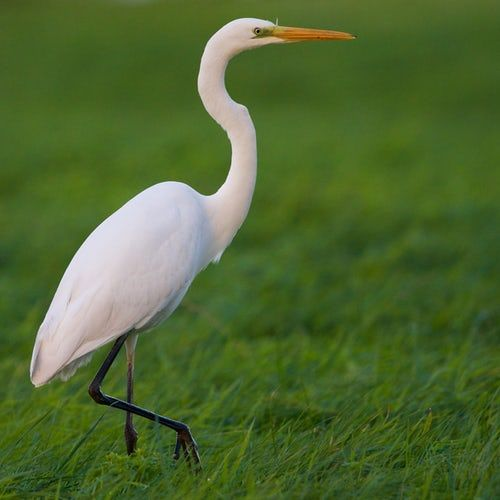
#> input picture Assignment3/image.jpg, 500 x 500 px
$ jupyter execute dipAssignment3.ipynb
#> lines starting #> are read from the running program, lines starting #| are printed output that depends on the picture
[cell 1]
import matplotlib.pyplot as plt
import cv2
import math
import numpy as np

img_path = './image.jpg'
image = plt.imread(img_path)
#> image is the input picture: shape (500, 500, 3); mean R, G, B 79.6, 104.1, 49.7
# print(image)

T1 = 99
T2 = 201
c = 25
p = 3
epsilon = 0.0000001

plt.figure(figsize = (30, 30))

plt.subplot(4,2,1)
plt.title('Main Image', fontsize = 30)
plt.imshow(image)

plt.subplot(4,2,2)
plt.title('Grayscale Image', fontsize = 30)
grayscale_img = cv2.cvtColor(image, cv2.COLOR_RGB2GRAY)
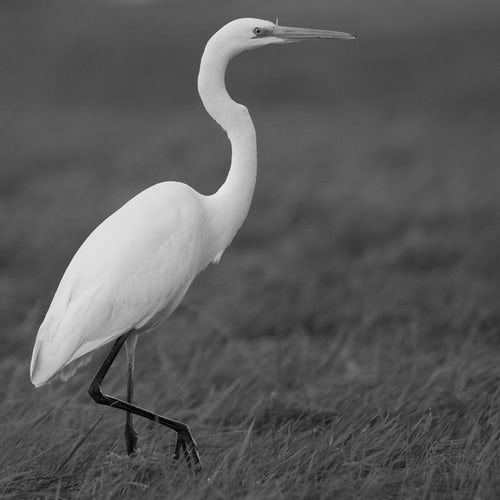
#> grayscale_img: shape (500, 500); min 1, max 252, mean 90.6
plt.imshow(grayscale_img, cmap = 'gray')

# print(grayscale_img.shape)
# print(grayscale_img)

width = grayscale_img.shape[1]
#> width = 500
height = grayscale_img.shape[0]
#> height = 500


kernel1 = np.array([[-1,-1,-1], [-1,8,-1], [-1,-1,-1]])
grayscale_img = cv2.cvtColor(image, cv2.COLOR_RGB2GRAY)
c1_img = cv2.filter2D(grayscale_img, -1, kernel1)
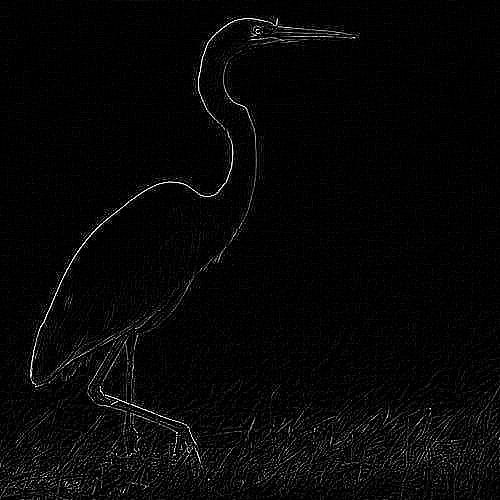
#> c1_img: shape (500, 500); min 0, max 255, mean 6.9
print(kernel1)
print()

kernel2 = np.array([[0,-1,0], [-1,5,-1], [0,-1,0]])
grayscale_img = cv2.cvtColor(image, cv2.COLOR_RGB2GRAY)
c2_img = cv2.filter2D(grayscale_img, -1, kernel2)
print(kernel2)
print()

kernel3 = np.array([[-2,-1,0], [-1,1,1], [0,1,2]])
grayscale_img = cv2.cvtColor(image, cv2.COLOR_RGB2GRAY)
c3_img = cv2.filter2D(grayscale_img, -1, kernel3)
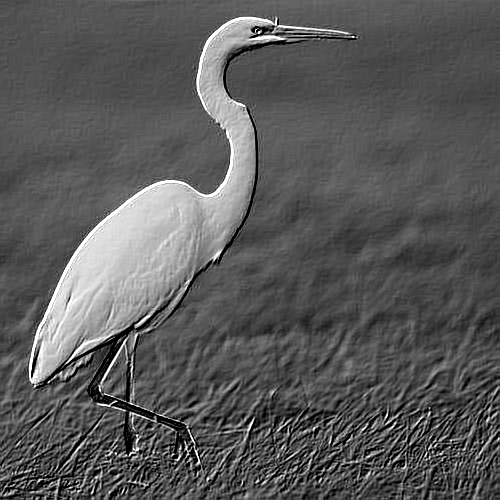
#> c3_img: shape (500, 500); min 0, max 255, mean 89.9
print(kernel3)
print()

kernel4 = np.array([[1,0,-1], [2,0,-2], [0,1,-1]])
grayscale_img = cv2.cvtColor(image, cv2.COLOR_RGB2GRAY)
c4_img = cv2.filter2D(grayscale_img, -1, kernel4)
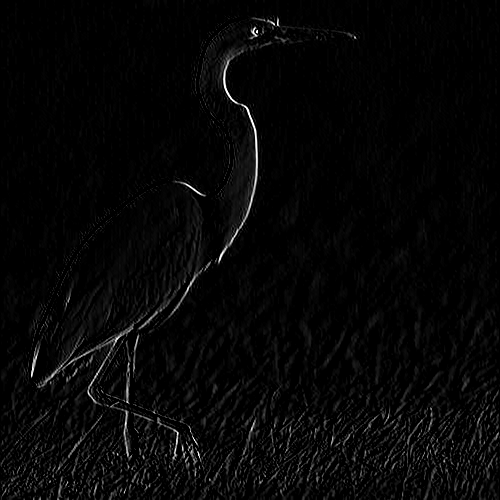
#> c4_img: shape (500, 500); min 0, max 255, mean 6.5
print(kernel4)
print()

kernel5 = np.array([[0.008,0.008,0.008], [0.008,0.008,0.008], [0.008,0.008,0.008]])
grayscale_img = cv2.cvtColor(image, cv2.COLOR_RGB2GRAY)
c5_img = cv2.filter2D(grayscale_img, -1, kernel5)
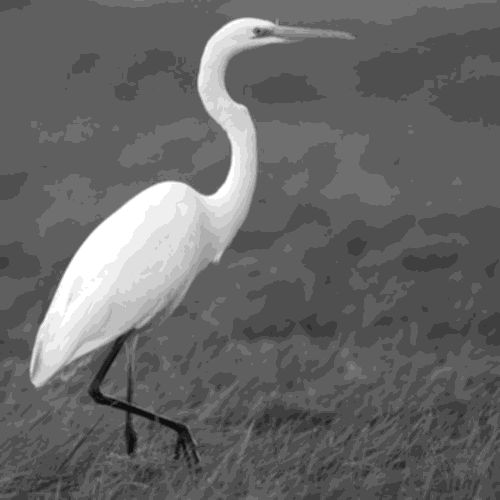
#> c5_img: shape (500, 500); min 0, max 16, mean 6.52; drawn with min black and max white
print(kernel5)
print()

kernel6 = np.array([[0,-8,0], [-8,40,-8], [0,-8,0]])
grayscale_img = cv2.cvtColor(image, cv2.COLOR_RGB2GRAY)
c6_img = cv2.filter2D(grayscale_img, -1, kernel6)
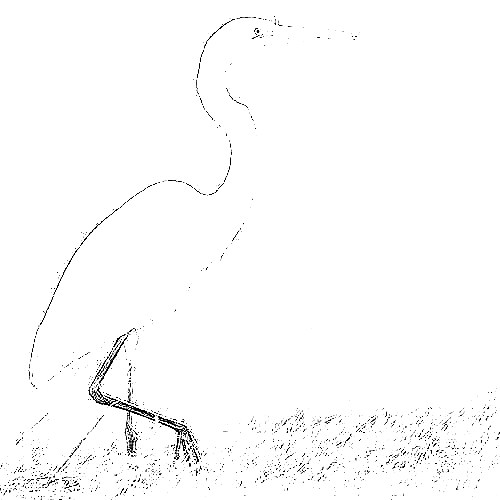
#> c6_img: shape (500, 500); min 0, max 255, mean 251.5
print(kernel6)
print()

plt.subplot(4,2,3)
plt.title('Karnel 1', fontsize = 30)
plt.imshow(c1_img, cmap = 'gray')

plt.subplot(4,2,4)
plt.title('Kernel 2', fontsize = 30)
plt.imshow(c2_img, cmap = 'gray')

plt.subplot(4,2,5)
plt.title('Kernel 3', fontsize = 30)
plt.imshow(c3_img, cmap = 'gray')

plt.subplot(4,2,6)
plt.title('Kernel 4', fontsize = 30)
plt.imshow(c4_img, cmap = 'gray')

plt.subplot(4,2,7)
plt.title('Kernel 5', fontsize = 30)
plt.imshow(c5_img, cmap = 'gray')

plt.subplot(4,2,8)
plt.title('Kernel 6', fontsize = 30)
plt.imshow(c6_img, cmap = 'gray')

plt.savefig('processed-image.png')
# plt.show()
